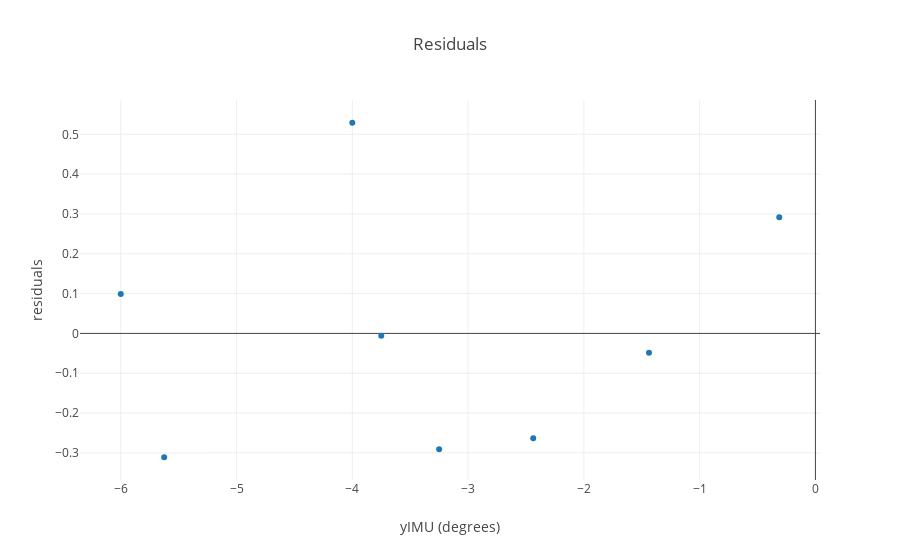

The notebook cell saved with this chart:
### Code cell
resid = yIMU - yPred
layout = go.Layout(
    title='Force vs Degrees of Deflection',
    yaxis=dict(title='degrees'),
    xaxis=dict(title='Force (in grams)'),
    legend=dict(x=.1, y=-.5) )
traceResid = go.Scatter( x = yIMU, y = resid, mode = 'markers',
    name = 'resid' )
data = [traceResid]
layout = go.Layout(
    title='Residuals',
    yaxis=dict(title='residuals'),
    xaxis=dict(title='yIMU (degrees)'),
    legend=dict(x=.1, y=-.5) )

fig = go.Figure(data=data, layout=layout)
iplot(fig)
print(np.array(yIMU))
print(np.array(resid))

### Figure 1 — Plotly figure (JSON) as saved in the notebook; plotly's stock layout.template omitted (floating-point values rounded to 4 significant figures)
{"data": [{"mode": "markers", "name": "resid", "type": "scatter", "x": [-0.3125, -1.438, -2.438, -3.25, -3.75, -4, -5.625, -6], "y": [0.2917, -0.04836, -0.2634, -0.2909, -0.005952, 0.529, -0.311, 0.09896]}], "layout": {"legend": {"x": 0.1, "y": -0.5}, "title": "Residuals", "xaxis": {"title": "yIMU (degrees)"}, "yaxis": {"title": "residuals"}}}
